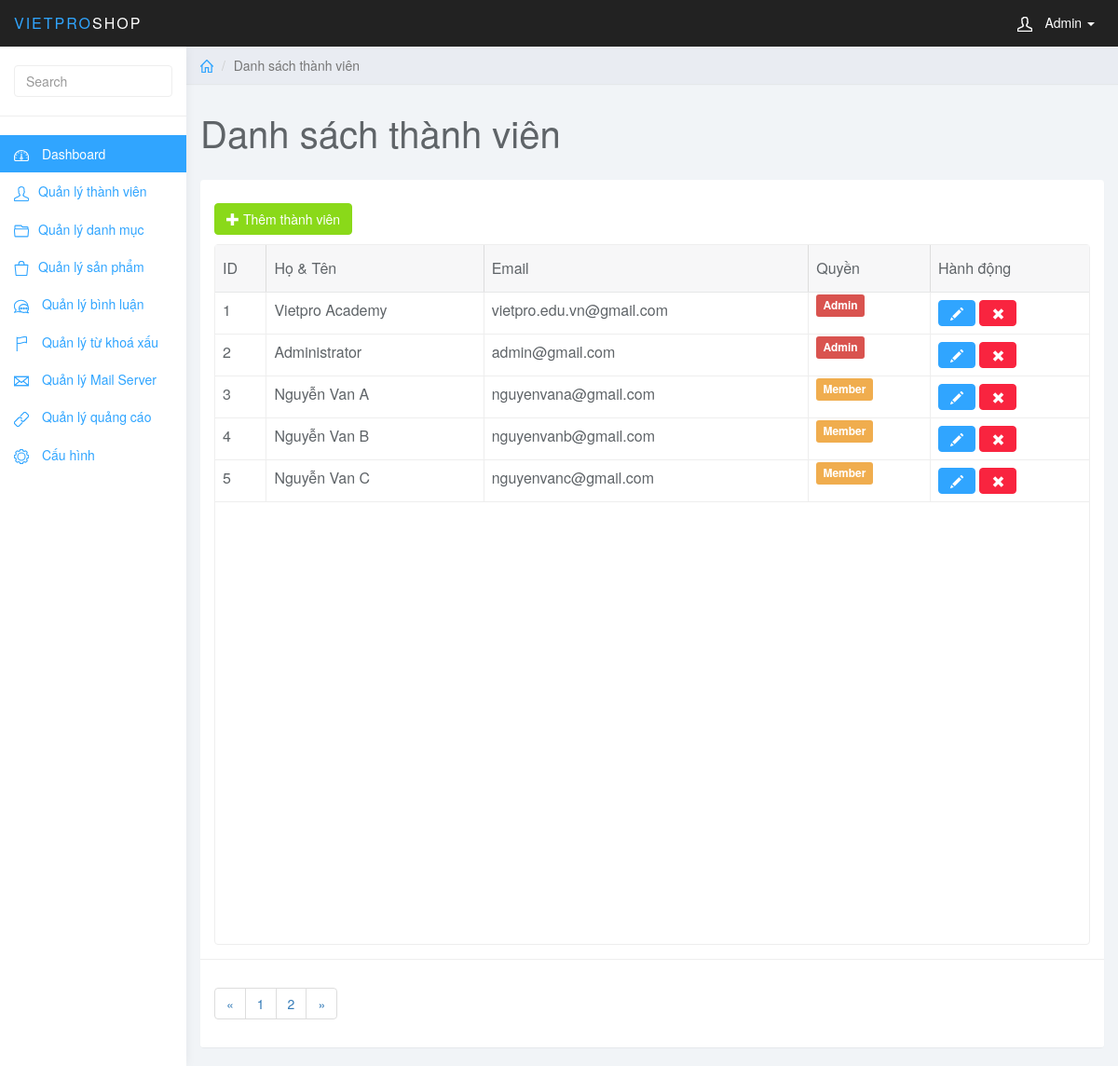
Page /admin/index.php?page_layout=user (signed in) on the committed database.
### tables this page shows
CREATE TABLE `user` (
  `user_id` int(11) NOT NULL,
  `user_full` varchar(255) NOT NULL,
  `user_mail` varchar(255) NOT NULL,
  `user_pass` varchar(255) NOT NULL,
  `user_level` int(1) NOT NULL
);

### admin/user.php (the view, shortened to what this page needs)
<div class="col-sm-9 col-sm-offset-3 col-lg-10 col-lg-offset-2 main">
    <div class="row">
        <ol class="breadcrumb">
            <li><a href="#"><svg class="glyph stroked home">
                        <use xlink:href="#stroked-home"></use>
                    </svg></a></li>
            <li class="active">Danh sách thành viên</li>
        </ol>
    </div>
    <div class="row">
        <div class="col-lg-12">
            <h1 class="page-header">Danh sách thành viên</h1>
        </div>
    </div>
    <div id="toolbar" class="btn-group">
        <a href="index.php?page_layout=add_user" class="btn btn-success">
            <i class="glyphicon glyphicon-plus"></i> Thêm thành viên
        </a>
    </div>
    <div class="row">
        <div class="col-lg-12">
            <div class="panel panel-default">
                <div class="panel-body">
                    <table data-toolbar="#toolbar" data-toggle="table">
                        <thead>
                            <tr>
                                <th data-field="id" data-sortable="true">ID</th>
                                <th data-field="name" data-sortable="true">Họ & Tên</th>
                                <th data-field="price" data-sortable="true">Email</th>
                                <th>Quyền</th>
                                <th>Hành động</th>
                            </tr>
                        </thead>
                        <tbody>
                            <?php
                            if (isset($_GET["page"])) {
                                $page = $_GET["page"];
                            } else {
                                $page = 1;
                            }
                            $rows_per_page = 5;
                            $per_row = $page * $rows_per_page - $rows_per_page;
                            $total_rows = mysqli_num_rows(mysqli_query($conn, "SELECT * FROM user"));
                            $total_pages = ceil($total_rows / $rows_per_page);
                            $list_page = '<ul class="pagination">';
                            $page_prev = $page - 1;
                            if ($page_prev == 0) {
                                $page_prev = 1;
                            }
                            $list_page .= '<li class="page-item"><a class="page-link" href="index.php?page_layout=user&page=' . $page_prev . '">&laquo;</a></li>';
                            for ($y=1; $y <= $total_pages; $y++) {
                                $list_page .= '<li class="page-item"><a class="page-link" href="index.php?page_layout=user&page=' . $y . '">' . $y . '</a></li>';
                            }
                            $page_next = $page + 1;
                            $list_page .= '<li class="page-item"><a class="page-link" href="index.php?page_layout=user&page=' . $page_next . '">&raquo;</a></li>';
                            $list_page .= '</ul>';
                            $sql = "SELECT * FROM user
                                    ORDER BY user_id ASC
                                    LIMIT $per_row, $rows_per_page";
                            $query = mysqli_query($conn, $sql);
                            while ($row = mysqli_fetch_array($query)) {
                            ?>
                                <tr>
                                    <td style=""><?php echo $row["user_id"]; ?></td>
                                    <td style=""><?php echo $row["user_full"]; ?></td>
                                    <td style=""><?php echo $row["user_mail"]; ?></td>
                                    <td><span class="label label-<?php if ($row["user_level"] <= 1) {
                                                                        echo "danger";
                                                                    } else {
                                                                        echo "warning";
                                                                    } ?>"><?php if ($row["user_level"] <= 1) {
                                                                                                                                                echo "Admin";
                                                                                                                                            } else {
                                                                                                                                                echo "Member";
                                                                                                                                            } ?></span></td>
                                    <td class="form-group">
                                        <a href="index.php?page_layout=edit_user&user_id=<?php echo $row["user_id"]?>" class="btn btn-primary"><i class="glyphicon glyphicon-pencil"></i></a>
                                        <a href="del_user.php?user_id=<?php echo $row["user_id"]?>" class="btn btn-danger"><i class="glyphicon glyphicon-remove"></i></a>
                                    </td>
                                </tr>
                            <?php } ?>
                        </tbody>
                    </table>
                </div>
                <div class="panel-footer">
                    <nav aria-label="Page navigation example">
                        <?php echo $list_page ?>
                    </nav>
                </div>
            </div>
        </div>
    </div>
</div>

### admin/css/styles.css (style rules this page uses)
body { background: #f1f4f7; padding-top: 50px; color: #5f6468; }
a, a:hover, a:focus { color: #30a5ff; }
h1, h2, h3, h4, h5, h6 { color: #5f6468; }
h1 { font-weight: 300; font-size: 40px; }
.btn-primary, .btn-primary:hover, .btn-primary:focus, .btn-primary:active, .btn-primary.active, .open > .dropdown-toggle.btn-primary, .btn-primary.disabled, .btn-primary[disabled], fieldset[disabled] .btn-primary, .btn-primary.disabled:hover, .btn-primary[disabled]:hover, fieldset[disabled] .btn-primary:hover, .btn-primary.disabled:focus, .btn-primary[disabled]:focus, fieldset[disabled] .btn-primary:focus, .btn-primary.disabled:active, .btn-primary[disabled]:active, fieldset[disabled] .btn-primary:active, .btn-primary.disabled.active, .btn-primary[disabled].active, fieldset[disabled] .btn-primary.active { background-color: #30a5ff; border-color: #30a5ff; }
.btn-success, .btn-success:hover, .btn-success:focus, .btn-success:active, .btn-success.active, .open > .dropdown-toggle.btn-success, .btn-success.disabled, .btn-success[disabled], fieldset[disabled] .btn-success, .btn-success.disabled:hover, .btn-success[disabled]:hover, fieldset[disabled] .btn-success:hover, .btn-success.disabled:focus, .btn-success[disabled]:focus, fieldset[disabled] .btn-success:focus, .btn-success.disabled:active, .btn-success[disabled]:active, fieldset[disabled] .btn-success:active, .btn-success.disabled.active, .btn-success[disabled].active, fieldset[disabled] .btn-success.active { background-color: #8ad919; border-color: #8ad919; }
.btn-danger, .btn-danger:hover, .btn-danger:focus, .btn-danger:active, .btn-danger.active, .open > .dropdown-toggle.btn-danger, .btn-danger.disabled, .btn-danger[disabled], fieldset[disabled] .btn-danger, .btn-danger.disabled:hover, .btn-danger[disabled]:hover, fieldset[disabled] .btn-danger:hover, .btn-danger.disabled:focus, .btn-danger[disabled]:focus, fieldset[disabled] .btn-danger:focus, .btn-danger.disabled:active, .btn-danger[disabled]:active, fieldset[disabled] .btn-danger:active, .btn-danger.disabled.active, .btn-danger[disabled].active, fieldset[disabled] .btn-danger.active { background-color: #f9243f; border-color: #f9243f; }
.panel { border: 0; }
.panel-footer { background: #fff; border-top: 1px solid #eee; }
.breadcrumb { border-radius: 0; padding: 10px 15px; background: #e9ecf2; box-shadow: 0 1px 1px rgba(0, 0, 0, .05); margin: 0 ; }
h1.page-header { margin-top: 30px; border-bottom: 0; }
.table { background: #fff; }
.breadcrumb .glyph { height: 14px; width: 14px; margin: -2px 0 0 0; stroke-width: 4px; }

### rows in the picture
user: user_id "1", user_full "Vietpro Academy", user_mail "vietpro.edu.vn@gmail.com", user_level "Admin"
user: user_id "2", user_full "Administrator", user_mail "admin@gmail.com", user_level "Admin"
user: user_id "3", user_full "Nguyễn Van A", user_mail "nguyenvana@gmail.com", user_level "Member"
user: user_id "4", user_full "Nguyễn Van B", user_mail "nguyenvanb@gmail.com", user_level "Member"
user: user_id "5", user_full "Nguyễn Van C", user_mail "nguyenvanc@gmail.com", user_level "Member"
